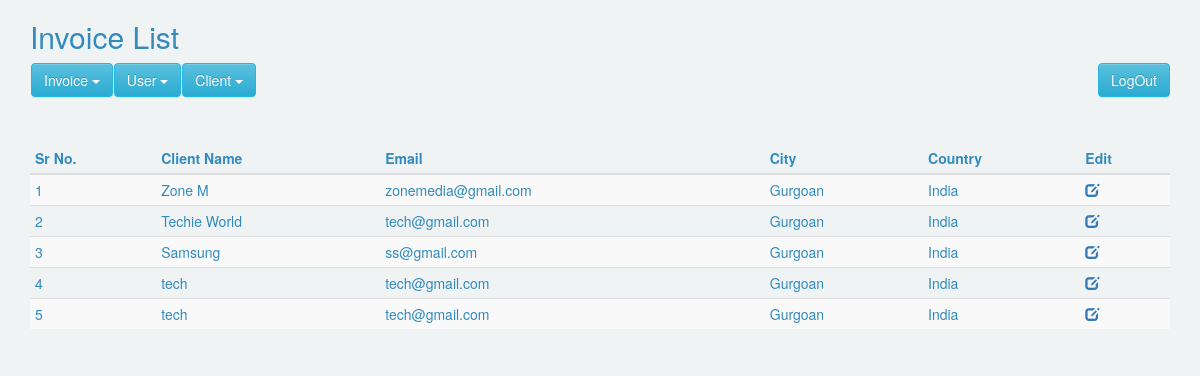
The app's page /clientlist.php (signed in) with its own data.
### tables this page shows
CREATE TABLE `invoice_client_details` (
  `order_id` int(11) NOT NULL,
  `user_id` int(11) NOT NULL,
  `order_date` timestamp NOT NULL DEFAULT current_timestamp(),
  `client_country` text NOT NULL,
  `client_name` varchar(250) NOT NULL,
  `client_email` varchar(50) NOT NULL,
  `client_mobile` int(10) NOT NULL,
  `client_gstin` varchar(20) NOT NULL,
  `client_pan_no` varchar(20) NOT NULL,
  `client_street_address` text NOT NULL,
  `client_state` text NOT NULL,
  `client_city` text NOT NULL,
  `client_zip_code` int(10) NOT NULL,
  `invoice_id` int(11) NOT NULL DEFAULT 0,
  `client_insert` int(11) NOT NULL,
  `client_update` int(11) NOT NULL
);

### Invoice.php (called while the page is built, shortened)
<?php
class Invoice{
	private $host  = 'localhost';
    private $user  = 'root';
    private $password   = "";
    private $database  = "my_invoice";
    private $invoiceClientTable = 'invoice_client_details';
	private $dbConnect = false;
    public function __construct(){
        if(!$this->dbConnect){
            $conn = new mysqli($this->host, $this->user, $this->password, $this->database);
            if($conn->connect_error){
                die("Error failed to connect to MySQL: " . $conn->connect_error);
            }else{
                $this->dbConnect = $conn;
            }
        }
    }
	private function getData($sqlQuery) {
		$result = mysqli_query($this->dbConnect, $sqlQuery);
		$data= array();
		while ($row = mysqli_fetch_array($result, MYSQLI_ASSOC)) {
			$data[]=$row;
		}
		return $data;
	}
	public function getClientList(){
		$sqlQuery = "
			SELECT * FROM ".$this->invoiceClientTable."
			WHERE user_id = '".$_SESSION['userid']."'";
		return  $this->getData($sqlQuery);
	}
}

### clientlist.php (the view, shortened to what this page needs)
<?php
include('header.php');
include 'Invoice.php';
$invoice = new Invoice();
$invoice->checkLoggedIn();
?>
<link href="css/style.css" rel="stylesheet">
	<div class="container">
	  <h2 class="title">Invoice List</h2>
	  <?php include('menu.php');?>
      <table id="data-table" class="table table-condensed table-striped">
        <thead>
          <tr>
            <th>Sr No.</th>
            <th>Client Name</th>
            <th>Email</th>
            <th>City</th>
            <th>Country</th>
            <th>Edit</th>
          </tr>
        </thead>
        <?php
		$invoiceList = $invoice->getClientList();
        foreach($invoiceList as $invoiceDetails){
            echo '
              <tr>
                <td>'.$invoiceDetails["order_id"].'</td>
                <td>'.$invoiceDetails["client_name"].'</td>
                <td>'.$invoiceDetails["client_email"].'</td>
                <td>'.$invoiceDetails["client_city"].'</td>
                <td>'.$invoiceDetails["client_country"].'</td>
                <td><a href="edit_client.php?update_id='.$invoiceDetails["order_id"].'"  title="Edit Invoice"><span class="glyphicon glyphicon-edit"></span></a></td>
              </tr>
            ';
        }
        ?>
      </table>
</div>
<?php include('footer.php');?>

### css/style.css (style rules this page uses)
html { background-color: #f0f3f4; position: relative; min-height: 100%; }

### records on screen
invoice_client_details: order_id "1", client_name "Zone M", client_email "zonemedia@gmail.com", client_city "Gurgoan", client_country "India"
invoice_client_details: order_id "2", client_name "Techie World", client_email "tech@gmail.com", client_city "Gurgoan", client_country "India"
invoice_client_details: order_id "3", client_name "Samsung", client_email "ss@gmail.com", client_city "Gurgoan", client_country "India"
invoice_client_details: order_id "4", client_name "tech", client_email "tech@gmail.com", client_city "Gurgoan", client_country "India"
invoice_client_details: order_id "5", client_name "tech", client_email "tech@gmail.com", client_city "Gurgoan", client_country "India"
